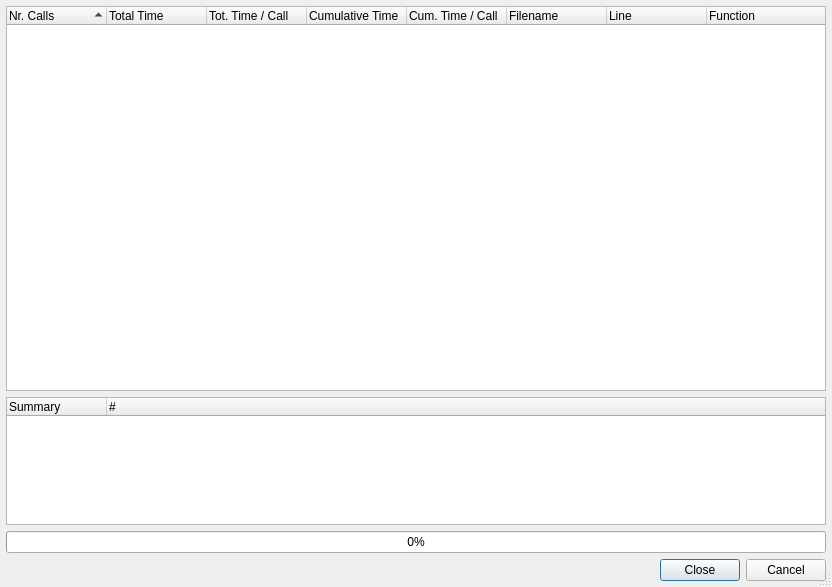
<ui version="4.0" >
 <class>PyProfileDialog</class>
 <widget class="QDialog" name="PyProfileDialog" >
  <property name="geometry" >
   <rect>
    <x>0</x>
    <y>0</y>
    <width>832</width>
    <height>587</height>
   </rect>
  </property>
  <property name="sizePolicy" >
   <sizepolicy vsizetype="Expanding" hsizetype="Expanding" >
    <horstretch>0</horstretch>
    <verstretch>3</verstretch>
   </sizepolicy>
  </property>
  <property name="windowTitle" >
   <string>Profile Results</string>
  </property>
  <property name="whatsThis" >
   <string>&lt;b>Profile Results&lt;/b>
&lt;p>This dialog shows the profile results.&lt;/p></string>
  </property>
  <property name="sizeGripEnabled" >
   <bool>true</bool>
  </property>
  <layout class="QVBoxLayout" >
   <item>
    <widget class="QTreeWidget" name="resultList" >
     <property name="sizePolicy" >
      <sizepolicy vsizetype="Expanding" hsizetype="Expanding" >
       <horstretch>0</horstretch>
       <verstretch>3</verstretch>
      </sizepolicy>
     </property>
     <property name="whatsThis" >
      <string>&lt;b>Profile Results&lt;/b>
&lt;p>This list shows the profile results. There are several actions available via the context menu.&lt;/p></string>
     </property>
     <property name="alternatingRowColors" >
      <bool>true</bool>
     </property>
     <property name="rootIsDecorated" >
      <bool>false</bool>
     </property>
     <property name="itemsExpandable" >
      <bool>false</bool>
     </property>
     <property name="sortingEnabled" >
      <bool>true</bool>
     </property>
     <column>
      <property name="text" >
       <string>Nr. Calls</string>
      </property>
     </column>
     <column>
      <property name="text" >
       <string>Total Time</string>
      </property>
     </column>
     <column>
      <property name="text" >
       <string>Tot. Time / Call</string>
      </property>
     </column>
     <column>
      <property name="text" >
       <string>Cumulative Time</string>
      </property>
     </column>
     <column>
      <property name="text" >
       <string>Cum. Time / Call</string>
      </property>
     </column>
     <column>
      <property name="text" >
       <string>Filename</string>
      </property>
     </column>
     <column>
      <property name="text" >
       <string>Line</string>
      </property>
     </column>
     <column>
      <property name="text" >
       <string>Function</string>
      </property>
     </column>
    </widget>
   </item>
   <item>
    <widget class="QTreeWidget" name="summaryList" >
     <property name="sizePolicy" >
      <sizepolicy vsizetype="Expanding" hsizetype="Expanding" >
       <horstretch>0</horstretch>
       <verstretch>1</verstretch>
      </sizepolicy>
     </property>
     <property name="whatsThis" >
      <string>&lt;b>Summary&lt;/b>
&lt;p>This shows some overall profile data. There are several actions available via the context menu.&lt;/p></string>
     </property>
     <property name="alternatingRowColors" >
      <bool>true</bool>
     </property>
     <property name="rootIsDecorated" >
      <bool>false</bool>
     </property>
     <property name="itemsExpandable" >
      <bool>false</bool>
     </property>
     <column>
      <property name="text" >
       <string>Summary</string>
      </property>
     </column>
     <column>
      <property name="text" >
       <string>#</string>
      </property>
     </column>
    </widget>
   </item>
   <item>
    <widget class="QProgressBar" name="checkProgress" >
     <property name="toolTip" >
      <string>Shows the progress of the profile data calculation</string>
     </property>
     <property name="value" >
      <number>0</number>
     </property>
     <property name="orientation" >
      <enum>Qt::Horizontal</enum>
     </property>
    </widget>
   </item>
   <item>
    <widget class="QDialogButtonBox" name="buttonBox" >
     <property name="orientation" >
      <enum>Qt::Horizontal</enum>
     </property>
     <property name="standardButtons" >
      <set>QDialogButtonBox::Cancel|QDialogButtonBox::Close</set>
     </property>
    </widget>
   </item>
  </layout>
 </widget>
 <layoutdefault spacing="6" margin="6" />
 <pixmapfunction>qPixmapFromMimeSource</pixmapfunction>
 <tabstops>
  <tabstop>resultList</tabstop>
  <tabstop>summaryList</tabstop>
 </tabstops>
 <resources/>
 <connections/>
</ui>
